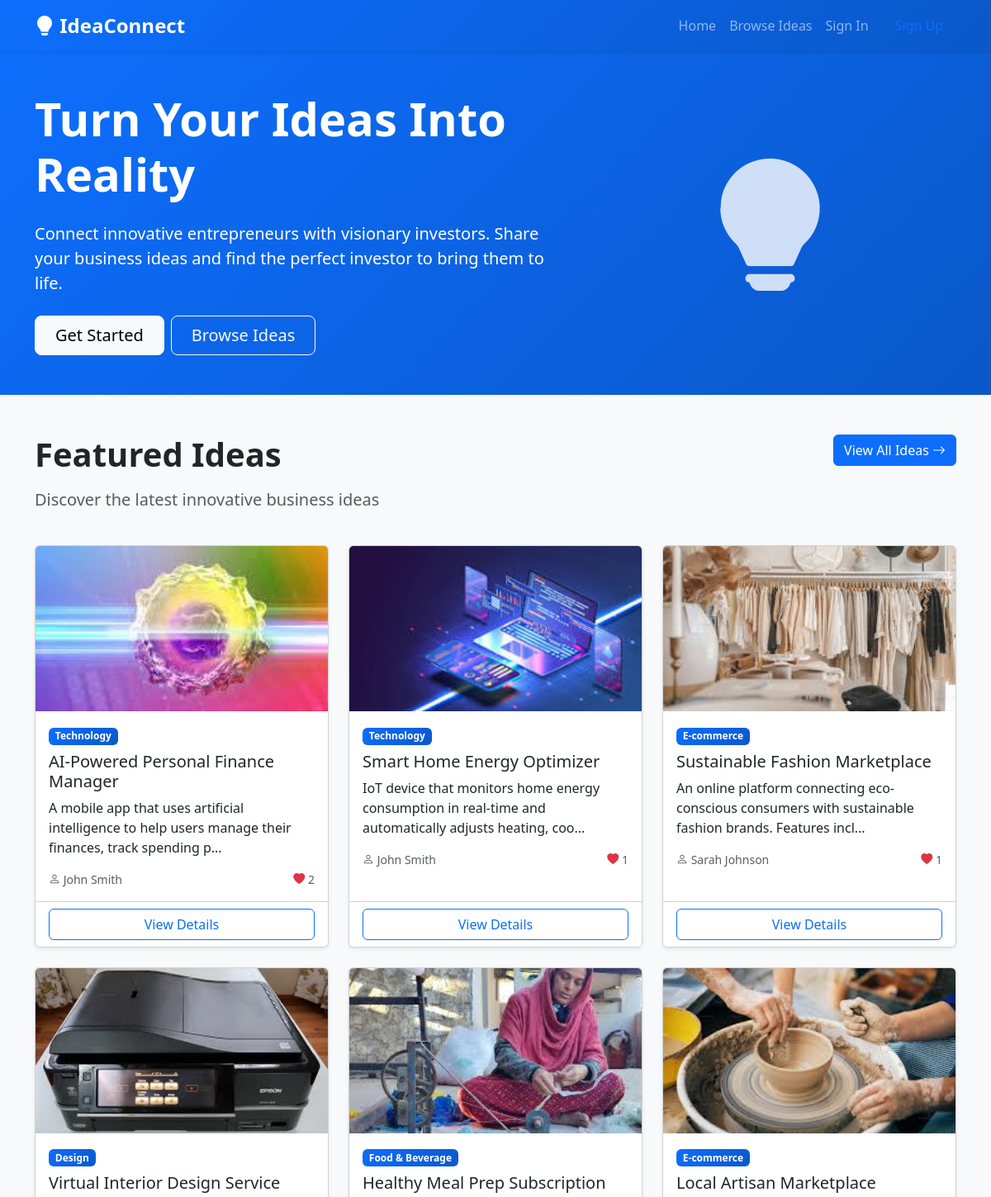
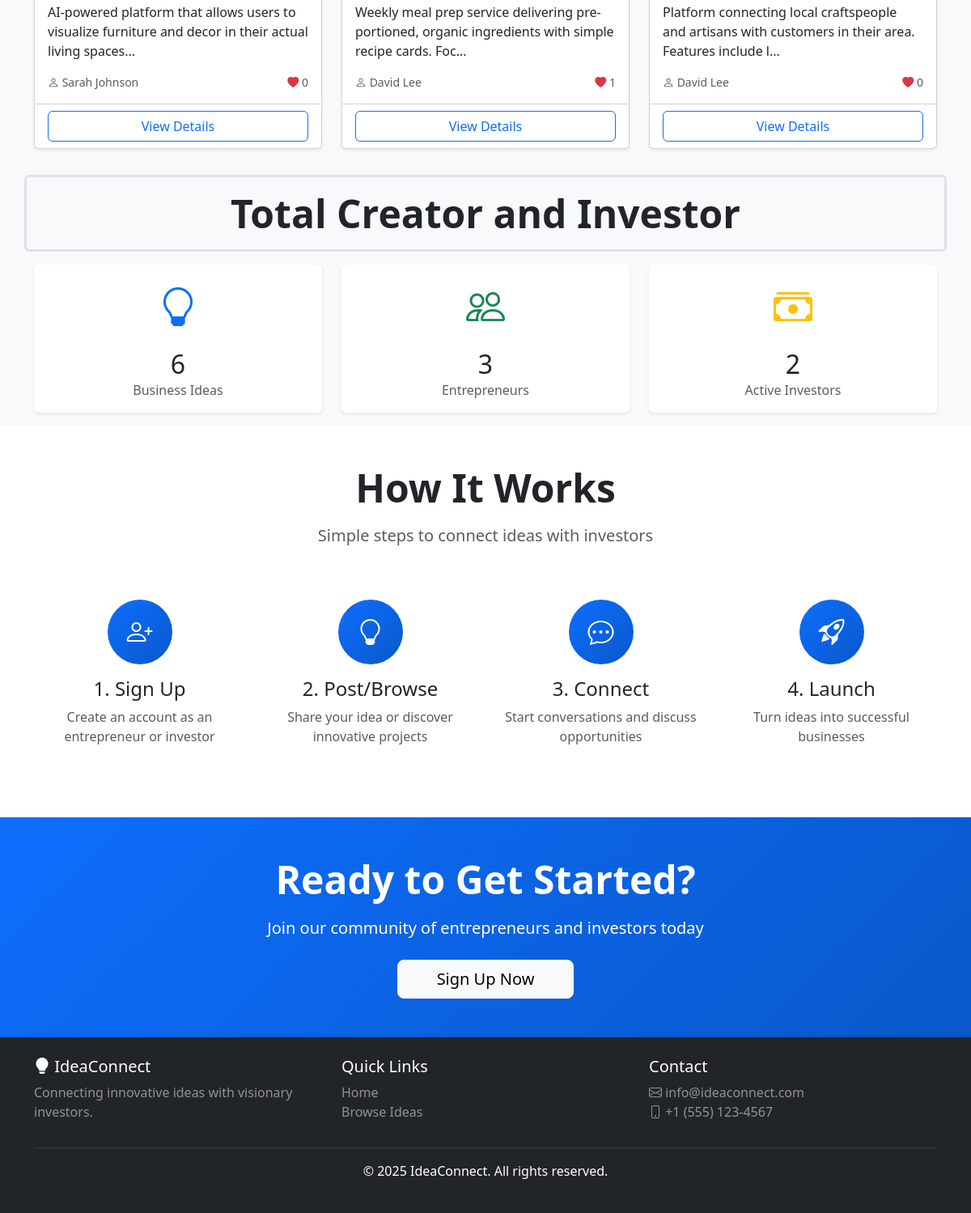
The page / on the database its author committed (2 pictures, top to bottom).
### tables this page shows
CREATE TABLE ideas (
    id INT PRIMARY KEY AUTO_INCREMENT,
    user_id INT NOT NULL,
    title VARCHAR(200) NOT NULL,
    description TEXT NOT NULL,
    category VARCHAR(50) NOT NULL,
    status ENUM('draft', 'published', 'archived') DEFAULT 'published',
    views INT DEFAULT 0,
    created_at TIMESTAMP DEFAULT CURRENT_TIMESTAMP,
    updated_at TIMESTAMP DEFAULT CURRENT_TIMESTAMP ON UPDATE CURRENT_TIMESTAMP,
    FOREIGN KEY (user_id) REFERENCES users(id) ON DELETE CASCADE,
    INDEX idx_user_id (user_id),
    INDEX idx_category (category),
    INDEX idx_status (status),
    INDEX idx_created_at (created_at)
);

CREATE TABLE users (
    id INT PRIMARY KEY AUTO_INCREMENT,
    username VARCHAR(50) UNIQUE NOT NULL,
    email VARCHAR(100) UNIQUE NOT NULL,
    password VARCHAR(255) NOT NULL,
    full_name VARCHAR(100) NOT NULL,
    user_type ENUM('creator', 'investor') NOT NULL,
    bio TEXT,
    profile_image VARCHAR(255) DEFAULT 'default-avatar.png',
    created_at TIMESTAMP DEFAULT CURRENT_TIMESTAMP,
    updated_at TIMESTAMP DEFAULT CURRENT_TIMESTAMP ON UPDATE CURRENT_TIMESTAMP,
    INDEX idx_user_type (user_type),
    INDEX idx_email (email)
);

### config/config.php (called while the page is built, shortened)
<?php
function isLoggedIn() {
    return isset($_SESSION['user_id']);
}
function truncateText($text, $length = 100, $suffix = '...') {
    $text = html_entity_decode($text, ENT_QUOTES, 'UTF-8');
    $text = strip_tags($text);
    $text = preg_replace('/\s+/', ' ', trim($text));
    return htmlspecialchars(substr($text, 0, $length)) . $suffix;
}

### index.php (the view, shortened to what this page needs)
<?php
require_once __DIR__ . '/config/config.php';
require_once __DIR__ . '/includes/header.php';
$conn = getDBConnection();
$stmt = $conn->prepare("
    SELECT i.*, u.full_name as creator_name,
           (SELECT COUNT(*) FROM investors_interested WHERE idea_id = i.id) as interested_count,
           (SELECT file_path FROM idea_media WHERE idea_id = i.id AND is_primary = 1 LIMIT 1) as primary_image
    FROM ideas i
    JOIN users u ON i.user_id = u.id
    WHERE i.status = 'published'
    ORDER BY i.views DESC, i.created_at DESC
    LIMIT 6
");
$stmt->execute();
$featured_ideas = $stmt->get_result();
$stmt = $conn->prepare("SELECT COUNT(*) as total FROM ideas WHERE status = 'published'");
$stmt->execute();
$total_ideas = $stmt->get_result()->fetch_assoc()['total'];
$stmt = $conn->prepare("SELECT COUNT(*) as total FROM users WHERE user_type = 'creator'");
$stmt->execute();
$total_creators = $stmt->get_result()->fetch_assoc()['total'];
$stmt = $conn->prepare("SELECT COUNT(*) as total FROM users WHERE user_type = 'investor'");
$stmt->execute();
$total_investors = $stmt->get_result()->fetch_assoc()['total'];
?>
<div class="bg-primary text-white py-5">
    <div class="container">
        <div class="row align-items-center">
            <div class="col-lg-7">
                <h1 class="display-4 fw-bold mb-4">Turn Your Ideas Into Reality</h1>
                <p class="lead mb-4">
                    Connect innovative entrepreneurs with visionary investors. Share your business ideas and find the perfect investor to bring them to life.
                </p>
                <div class="d-grid gap-2 d-md-flex">
                    <?php if (!isLoggedIn()): ?>
                        <a href="<?php echo APP_URL; ?>/pages/signup.php" class="btn btn-light btn-lg px-4">
                            Get Started
                        </a>
                        <a href="<?php echo APP_URL; ?>/pages/ideas.php" class="btn btn-outline-light btn-lg px-4">
                            Browse Ideas
                        </a>
                    <?php endif; ?>
                </div>
            </div>
            <div class="col-lg-5 text-center mt-4 mt-lg-0">
                <i class="bi bi-lightbulb-fill" style="font-size: 10rem; opacity: 0.8;"></i>
            </div>
        </div>
    </div>
</div>
<?php if ($featured_ideas->num_rows > 0): ?>
<div class="bg-light py-2 pt-5">
    <div class="container">
        <div class="row mb-4">
            <div class="col">
                <h2 class="display-6 fw-bold mb-3">Featured Ideas</h2>
                <p class="lead text-muted">Discover the latest innovative business ideas</p>
            </div>
            <div class="col-auto">
                <a href="<?php echo APP_URL; ?>/pages/ideas.php" class="btn btn-primary">
                    View All Ideas <i class="bi bi-arrow-right"></i>
                </a>
            </div>
        </div>
        <div class="row">
            <?php while ($idea = $featured_ideas->fetch_assoc()): ?>
                <div class="col-md-6 col-lg-4 mb-4">
                    <div class="card h-100 shadow-sm">
                        <?php if ($idea['primary_image']): ?>
                            <img src="<?php echo APP_URL . '/' . $idea['primary_image']; ?>"
                                 class="card-img-top" alt="<?php echo htmlspecialchars($idea['title']); ?>"
                                 style="height: 200px; object-fit: cover;">
                        <?php else: ?>
                            <div class="bg-secondary text-white d-flex align-items-center justify-content-center" style="height: 200px;">
                                <i class="bi bi-lightbulb" style="font-size: 3rem;"></i>
                            </div>
                        <?php endif; ?>
                        <div class="card-body">
                            <span class="badge bg-primary mb-2"><?php echo htmlspecialchars($idea['category']); ?></span>
                            <h5 class="card-title"><?php echo htmlspecialchars($idea['title']); ?></h5>
                            <p class="card-text"><?php echo truncateText($idea['description'], 100); ?></p>
                            <div class="d-flex justify-content-between text-muted small">
                                <span><i class="bi bi-person"></i> <?php echo htmlspecialchars($idea['creator_name']); ?></span>
                                <span><i class="bi bi-heart-fill text-danger"></i> <?php echo $idea['interested_count']; ?></span>
                            </div>
                        </div>
                        <div class="card-footer bg-white">
                            <a href="<?php echo APP_URL; ?>/pages/idea-detail.php?id=<?php echo $idea['id']; ?>"
                               class="btn btn-outline-primary w-100">View Details</a>
                        </div>
                    </div>
                </div>
            <?php endwhile; ?>
        </div>
    </div>
</div>
<?php endif; ?>
<div class="bg-light ">
    <div class="container">
        <div class="row text-center">
           <h2 class="display-5 fw-bold mb-3 border rounded border-3  p-3">Total Creator and Investor</h2>
            <div class="col-md-4 mb-3">
                <div class="card border-0 shadow-sm h-100">
                    <div class="card-body">
                        <i class="bi bi-lightbulb text-primary" style="font-size: 3rem;"></i>
                        <h2 class="mt-3 mb-0"><?php echo number_format($total_ideas); ?></h2>
                        <p class="text-muted mb-0">Business Ideas</p>
                    </div>
                </div>
            </div>
            <div class="col-md-4 mb-3">
                <div class="card border-0 shadow-sm h-100">
                    <div class="card-body">
                        <i class="bi bi-people text-success" style="font-size: 3rem;"></i>
                        <h2 class="mt-3 mb-0"><?php echo number_format($total_creators); ?></h2>
                        <p class="text-muted mb-0">Entrepreneurs</p>
                    </div>
                </div>
            </div>
            <div class="col-md-4 mb-3">
                <div class="card border-0 shadow-sm h-100">
                    <div class="card-body">
                        <i class="bi bi-cash-stack text-warning" style="font-size: 3rem;"></i>
                        <h2 class="mt-3 mb-0"><?php echo number_format($total_investors); ?></h2>
                        <p class="text-muted mb-0">Active Investors</p>
                    </div>
                </div>
            </div>
        </div>
    </div>
</div>
<div class="container py-5">
    <div class="row mb-5">
        <div class="col text-center">
            <h2 class="display-5 fw-bold mb-3">How It Works</h2>
            <p class="lead text-muted">Simple steps to connect ideas with investors</p>
        </div>
    </div>
    <div class="row">
        <div class="col-md-3 mb-4">
            <div class="text-center">
                <div class="rounded-circle bg-primary text-white d-inline-flex align-items-center justify-content-center mb-3"
                     style="width: 80px; height: 80px; font-size: 2rem;">
                    <i class="bi bi-person-plus"></i>
                </div>
                <h4>1. Sign Up</h4>
                <p class="text-muted">Create an account as an entrepreneur or investor</p>
            </div>
        </div>
        <div class="col-md-3 mb-4">
            <div class="text-center">
                <div class="rounded-circle bg-primary text-white d-inline-flex align-items-center justify-content-center mb-3"
                     style="width: 80px; height: 80px; font-size: 2rem;">
                    <i class="bi bi-lightbulb"></i>
                </div>
                <h4>2. Post/Browse</h4>
                <p class="text-muted">Share your idea or discover innovative projects</p>
            </div>
        </div>
        <div class="col-md-3 mb-4">
            <div class="text-center">
                <div class="rounded-circle bg-primary text-white d-inline-flex align-items-center justify-content-center mb-3"
                     style="width: 80px; height: 80px; font-size: 2rem;">
                    <i class="bi bi-chat-dots"></i>
                </div>
                <h4>3. Connect</h4>
                <p class="text-muted">Start conversations and discuss opportunities</p>
            </div>
        </div>
        <div class="col-md-3 mb-4">
            <div class="text-center">
                <div class="rounded-circle bg-primary text-white d-inline-flex align-items-center justify-content-center mb-3"
                     style="width: 80px; height: 80px; font-size: 2rem;">
                    <i class="bi bi-rocket-takeoff"></i>
                </div>
                <h4>4. Launch</h4>
                <p class="text-muted">Turn ideas into successful businesses</p>
            </div>
        </div>
    </div>
</div>
<div class="bg-primary text-white pt-5">
    <div class="container text-center pb-5">
        <h2 class="display-5 fw-bold mb-3">Ready to Get Started?</h2>
        <p class="lead mb-4">Join our community of entrepreneurs and investors today</p>
        <?php if (!isLoggedIn()): ?>
            <a href="<?php echo APP_URL; ?>/pages/signup.php" class="btn btn-light btn-lg px-5">
                Sign Up Now
            </a>
        <?php else: ?>
            <a href="<?php echo APP_URL; ?>/pages/ideas.php" class="btn btn-light btn-lg px-5">
                Explore Ideas
            </a>
        <?php endif; ?>
    </div>
</div>
<?php require_once __DIR__ . '/includes/footer.php'; ?>

### rows shown on the page
ideas: shows a picture, category "Technology", title "AI-Powered Personal Finance Manager", description "A mobile app that uses artificial intelligence to help users manage their finances, track spending p...", user.full_name "John Smith", interested_count "2"
ideas: shows a picture, category "Technology", title "Smart Home Energy Optimizer", description "IoT device that monitors home energy consumption in real-time and automatically adjusts heating, coo...", user.full_name "John Smith", interested_count "1"
ideas: shows a picture, category "E-commerce", title "Sustainable Fashion Marketplace", description "An online platform connecting eco-conscious consumers with sustainable fashion brands. Features incl...", user.full_name "Sarah Johnson", interested_count "1"
ideas: shows a picture, category "Design", title "Virtual Interior Design Service", description "AI-powered platform that allows users to visualize furniture and decor in their actual living spaces...", user.full_name "Sarah Johnson", interested_count "0"
ideas: shows a picture, category "Food & Beverage", title "Healthy Meal Prep Subscription", description "Weekly meal prep service delivering pre-portioned, organic ingredients with simple recipe cards. Foc...", user.full_name "David Lee", interested_count "1"
ideas: shows a picture, category "E-commerce", title "Local Artisan Marketplace", description "Platform connecting local craftspeople and artisans with customers in their area. Features include l...", user.full_name "David Lee", interested_count "0"

### other values the page prints
APP_NAME "IdeaConnect"
$total_ideas "6"
$total_creators "3"
$total_investors "2"
